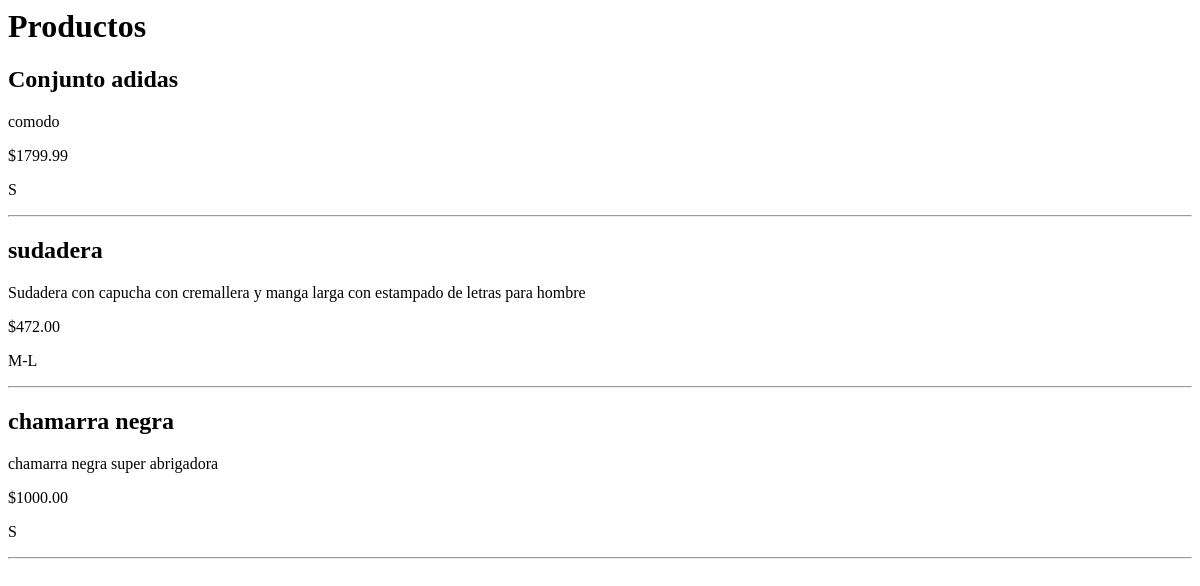
The app's page /hombres/, older data.
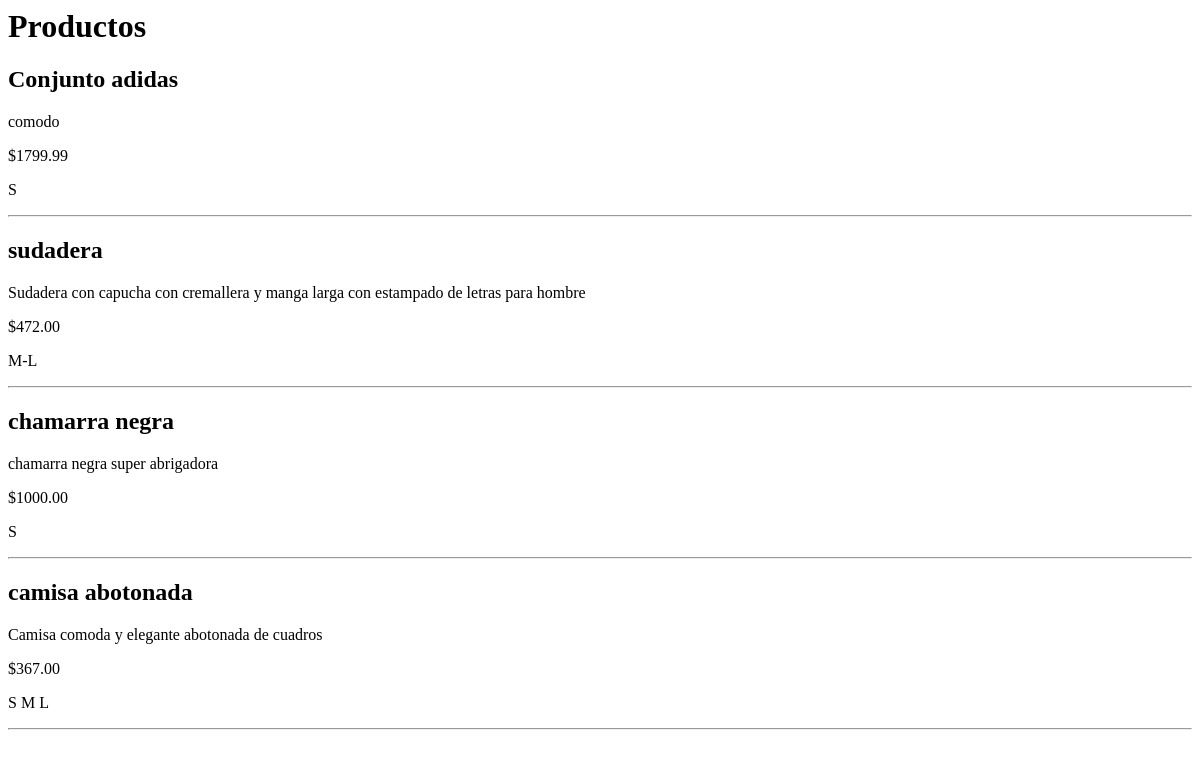
The same page, newer data.
### tienda/models.py (models this page shows, shortened)
class Producto(models.Model):
    CATEGORIAS = [
        ('Hombre', 'Hombre'),
        ('Mujer', 'Mujer'),
        ('Niña', 'Niña'),
        ('Niño', 'Niño'),
    ]
    nombre = models.CharField(max_length=100)
    descripcion = models.TextField()
    precio = models.DecimalField(max_digits=10, decimal_places=2)
    talla = models.CharField(max_length=10)
    stock = models.IntegerField()
    categoria = models.CharField(max_length=20, choices=CATEGORIAS)
    imagen = models.ImageField(upload_to='productos/', null=True, blank=True)

### tienda/views.py (the view)
# urls.py: path('hombres/', views.hombres, name='hombres'),
def hombres(request):
    productos = Producto.objects.filter(categoria='Hombre')
    return render(request, 'hombres.html', {'productos': productos})

### tienda/templates/hombres.html
<h1>Productos</h1>
{% for producto in productos %}
<h2>{{ producto.nombre }}</h2>
<p>{{ producto.descripcion }}</p>
<p>${{ producto.precio }}</p>
<p>{{ producto.talla }}</p>
<hr>
{% endfor %}

Row changes from the older to the newer data that the page shows:
added Producto: nombre "camisa abotonada", descripcion "Camisa comoda y elegante abotonada de cuadros", precio "367.00", talla "S M L"
